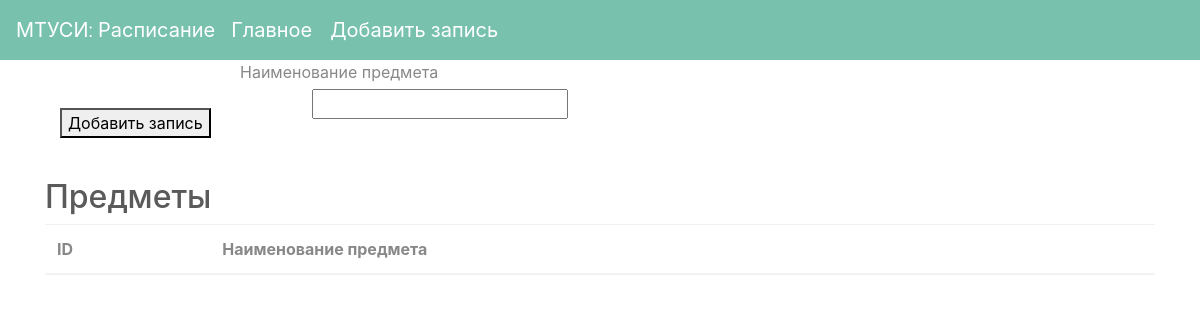
/lecturers/AddSubject, run on an earlier commit of the app's database.
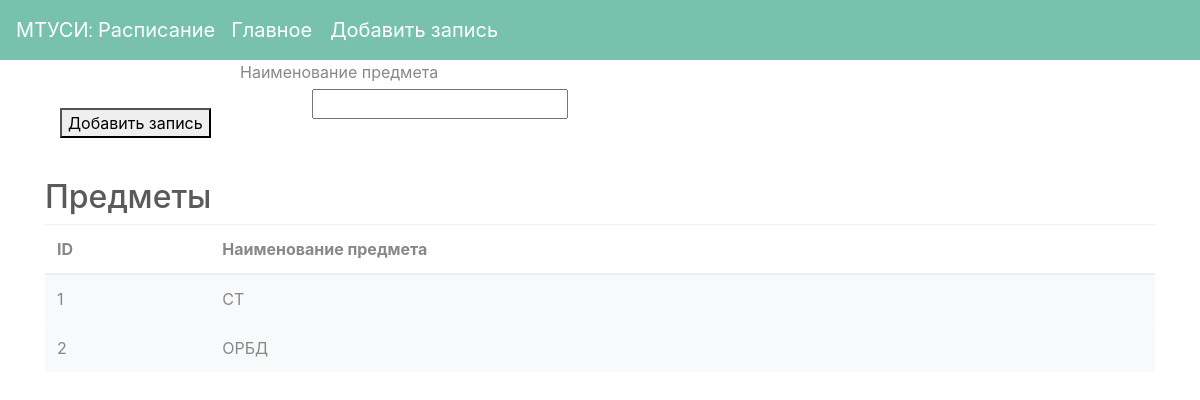
And on a later commit of the database.
### Models/Subject.py (models this page shows)
class Subject(db.Model):
    __tablename__ = 'subject'
    id = db.Column(db.Integer, primary_key=True)
    name = db.Column(db.String(30), unique=True, nullable=False)

### Routes/AddSubject.py (the view)
@add_subject.route('/lecturers/AddSubject', methods=['GET', 'POST'])
def AddSubject():
    if request.method == 'POST':
        db_manager = DatabaseManager(db)
        db_manager.add_subject(name=request.form.get('subject'))
    return render_template('AddSubject.html', subjects=Subject.query.all())

### templates/AddSubject.html (shortened to what this page needs)
<!DOCTYPE html>
<html lang="en">
<head>
    <link rel="stylesheet" type="text/css" href="/static/css/bootstrap.min.css">
</head>
<body>
{% include "Nav.html" %}
<form action="/lecturers/AddSubject" method="POST">
    <div class="TextLabel" align="left">
        <label for="subject"> Наименование предмета </label>
    </div>
    <br>
    <div class="EnterInput" align="left">
        <div class="TextInput">
        <input type="text" name="subject">
        </div>
    </div>
    <br>
  <div class = "ButtonClick"> <button type="submit">Добавить запись</button>
  </div>
</form>
<div class="container">
        <div class="table">
        <h2>Предметы</h2>
        <table class="table table-hover">
    <thead>
    <tr>
        <th scope="col">ID</th>
        <th scope="col">Наименование предмета</th>
    </tr>
    </thead>
    <tbody>
    {% for subject in subjects %}
    <tr class="table-light">
        <td>{{ subject.id }}</td>
        <td>{{ subject.name }}</td>
    {% endfor %}
    </tr>
    </tbody>
</table>
    </div>
</div>
</body>
</html>

### templates/Nav.html (shortened to what this page needs)
<nav class="navbar navbar-expand-lg navbar-dark bg-primary">
  <a class="navbar-brand">МТУСИ: Расписание</a>
    <a class="navbar-brand" href="/lecturers">Главное</a>
<div class="navbar-brand">
  <div class="dropdown">
    <button class="dropbtn">Добавить запись</button>
  </div>
</div>
</nav>

### templates/AddSubject.html (style rules this page uses)
.TextLabel { position:absolute; left:20%; right:20%; display: table; display: inline-block; }
.TextInput { display: table-cell; width: 400px; height: 40px; text-align: center; vertical-align: middle; }
.EnterInput { position:absolute; left:20%; right:20%; display: table; display: inline-block; }
.ButtonClick { position: relative; left: 5%; height: 70px; width: 400px; }

### templates/Nav.html (style rules this page uses)
.dropbtn { background-color: transparent; color: white; padding: 2px; font-size: 20px; border: none; }
.dropdown { position: relative; display: inline-block; }

What changed in the data, as far as the page shows it:
added Subject: id "1", name "СТ"
added Subject: id "2", name "ОРБД"
